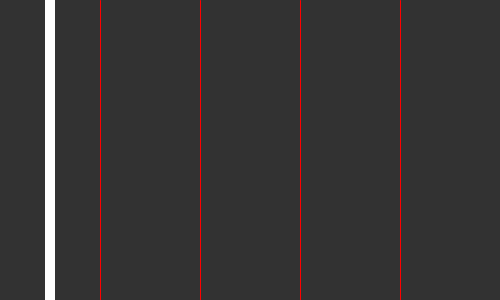
Frame 1 (no input)
Frame 60 (the mouse pressed at the canvas centre just before this capture): identical to frame 1, image omitted
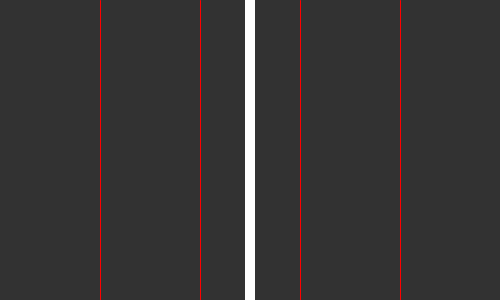
Frame 120 (the mouse held since frame 60 and released just before this capture)

The Processing sketch that drew these frames (run headless with seeded random() and noise(); from frame 60 on, the mouse is pressed at the canvas centre):

// Processing sketch: sketch_5_1_if_Else
// ── sketch_5_1_if_Else.pde

void setup() {
  size(500, 300);
}

void draw() {
  background(50);//draw an overall background of gray.
  rectMode(CENTER);//center coordinates for those rectangles that's coming up.

  stroke(255, 0, 0);// gonna draw four red lines next.
  line(100, 0, 100, height);
  line(200, 0, 200, height);
  line(300, 0, 300, height);
  line(400, 0, 400, height);

/*Use the conditional statements to cut up the space, starting from the right:
If > 400, then draw a rectangle at 450,
if < 400, then we have four possibilities:
1. if >300, then we are looking at th space between 300 and 400, draw a rect at 350.
2. if >200, then we are looking at th space between 300 and 400, draw a rect at 250.
3. if >100, then we are looking at th space between 300 and 400, draw a rect at 150.
4. the last possibility is <100 (there is no more otherwise if), then draw a rect at 50.
*/
  if (mouseX>400) {
    noStroke();
    rect(450, height/2, 10, height);
  } else if (mouseX>300) {
    noStroke();
    rect(350, height/2, 10, height);
  } else if (mouseX>200) {
    noStroke();
    rect(250, height/2, 10, height);
  } else if (mouseX>100) {
    noStroke();
    rect(150, height/2, 10, height);
  } else {
    noStroke();
    rect(50, height/2, 10, height);
  }
}
